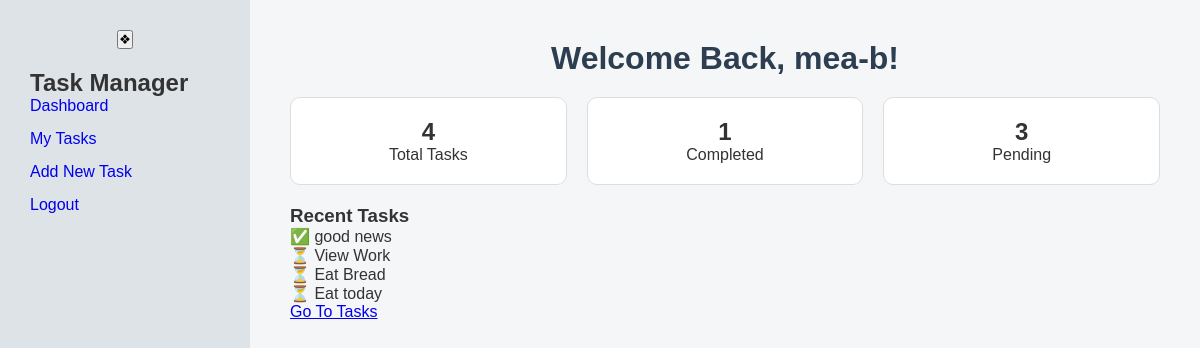
Page /tasks/dashboard/ (signed in) on the committed database.
### tasks/models.py (models this page shows, shortened)
class Task(models.Model):
    class Priority(models.TextChoices) :
        Low = 'low,' 'Low',
        Medium ='medium', 'Medium'
        High = 'high',"High"
    user = models.ForeignKey(User, on_delete = models.CASCADE)
    title = models.CharField(max_length = 200)
    description = models.TextField(blank = True)
    completed = models.BooleanField(default = False)
    due_date = models.DateField(null = True,blank = True)
    priority = models.CharField(max_length = 10,choices = Priority, default = 'low')
    created_at = models.DateTimeField(auto_now_add = True)

### tasks/views.py (the view)
# urls.py: path('dashboard/',views.dashboard,name = 'dashboard'),
@login_required
def dashboard(request):
    tasks = Task.objects.filter(user = request.user)
    total_tasks = tasks.count()
    completed_tasks = tasks.filter(completed = True).count()
    pending_tasks = total_tasks - completed_tasks
    recent_tasks = tasks.order_by('-id')[:5]
    return render(request,'tasks-temps/dashboard.html',{
        'total_tasks': total_tasks,
        'completed_tasks': completed_tasks,
        'pending_tasks': pending_tasks,
        'tasks':recent_tasks
    })

### tasks/templates/tasks-temps/dashboard.html
{% extends 'tasks-temps/base.html' %}
{% load static%}
{% block content %}
<h1>Welcome Back, {{request.user.username}}!</h1>
<div class="cards">
    <div class="card">
        <h2>{{ total_tasks }}</h2>
        <p>Total Tasks</p>
    </div>
    <div class="card">
        <h2>{{ completed_tasks }}</h2>
        <p>Completed</p>
    </div>
    <div class="card">
        <h2>{{ pending_tasks }}</h2>
        <p>Pending</p>
    </div>
</div>
<h3>Recent Tasks</h3>
{% for task in tasks %}
    <p>
        {% if task.completed %}
            ✅ {{ task.title }}
        {% else %}
            ⏳ {{ task.title }}
        {% endif %}
    </p>
{% empty %}
    <p>No tasks yet</p>
{% endfor %}
<a href="{% url 'task_list' %}">Go To Tasks</a>
{% endblock %}

### tasks/static/core/style.css (style rules this page uses)
* { margin: 0; padding: 0; box-sizing: border-box; }
body { font-family: Arial, Helvetica, sans-serif; background-color: #f5f6f8; color: #333; }
h1 { text-align: center; margin-bottom: 20px; color: #2c3e50; }
.cards { display: flex; gap: 20px; margin: 20px 0; }
.card { flex: 1; padding: 20px; background-color: white; border: 1px solid #ddd; border-radius: 10px; text-align: center; }

### rows in the picture
Task: title "good news"
Task: title "View Work"
Task: title "Eat Bread"
Task: title "Eat today"

### other values in the picture
{{ request.user.username }} "mea-b"
{{ total_tasks }} "4"
{{ completed_tasks }} "1"
{{ pending_tasks }} "3"
